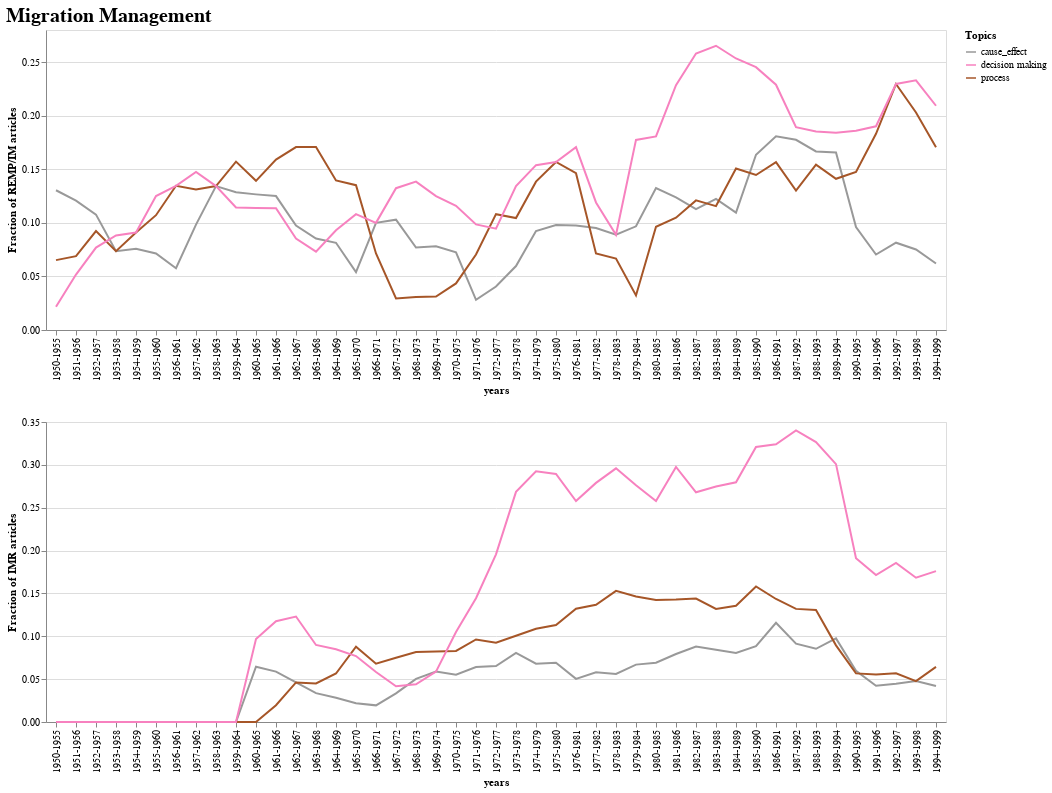

Write notebook code for a chart like this one.
### Code cell
alt.vconcat(c3, c4).properties(
    title='Migration Management'
).configure_title(
    fontSize=20,
    font='Verdana',
    align='center',
    color='black',
)

### Figure 1 — Vega-Lite specification as saved in the notebook (floating-point values rounded to 4 significant figures; data arrays with more than 128 entries replaced by an {"elided": "..."} marker saying what was removed)
{"config": {"view": {"continuousWidth": 400, "continuousHeight": 300}, "title": {"align": "center", "color": "black", "font": "Verdana", "fontSize": 20}}, "vconcat": [{"data": {"name": "data-8ed6ca6ded4bbb44b6bf3098b82d4bda"}, "mark": "line", "encoding": {"color": {"type": "ordinal", "field": "migration_type", "scale": {"reverse": true, "scheme": "set1"}, "title": "Topics"}, "x": {"type": "nominal", "axis": {"tickCount": 10}, "field": "years"}, "y": {"type": "quantitative", "field": "Fraction of REMP/IM articles"}}}, {"data": {"name": "data-353f96a176daeab47608891e74374e30"}, "mark": "line", "encoding": {"color": {"type": "ordinal", "field": "migration_type", "scale": {"reverse": true, "scheme": "set1"}, "title": "Topics"}, "x": {"type": "nominal", "axis": {"tickCount": 10}, "field": "years"}, "y": {"type": "quantitative", "field": "Fraction of IMR articles"}}}], "title": "Migration Management", "$schema": "https://vega.github.io/schema/vega-lite/v4.8.1.json", "datasets": {"data-8ed6ca6ded4bbb44b6bf3098b82d4bda": {"elided": "135 records"}, "data-353f96a176daeab47608891e74374e30": {"elided": "135 records"}}}
